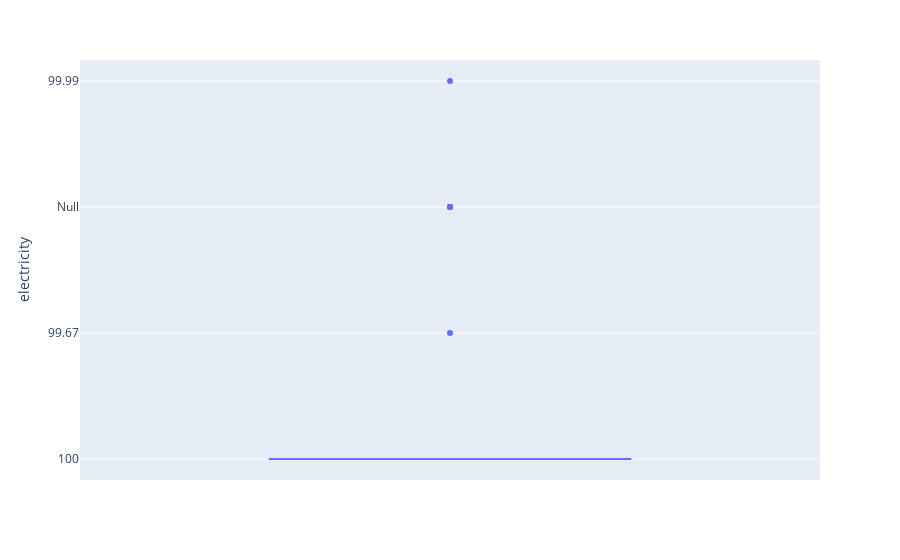

Write notebook code for a chart like this one.
### Code cell
fig = px.box(df, y="electricity")
fig.show()

### Figure 1 — Plotly figure (JSON) as saved in the notebook; plotly's stock layout.template omitted (floating-point values rounded to 4 significant figures)
{"data": [{"alignmentgroup": "True", "hovertemplate": "electricity=%{y}<extra></extra>", "legendgroup": "", "marker": {"color": "#636efa"}, "name": "", "notched": false, "offsetgroup": "", "orientation": "v", "showlegend": false, "type": "box", "x0": " ", "xaxis": "x", "y": ["100", "100", "100", "100", "99.67", "100", "100", "100", "100", "100", "100", "100", "100", "100", "100", "100", "100", "100", "100", "100", "100", "100", "100", "100", "100", "100", "100", "100", "Null", "Null", "Null", "Null", "100", "100", "100", "Null", "100", "99.99", "100"], "y0": " ", "yaxis": "y"}], "layout": {"boxmode": "group", "legend": {"tracegroupgap": 0}, "margin": {"t": 60}, "xaxis": {"anchor": "y", "domain": [0, 1]}, "yaxis": {"anchor": "x", "domain": [0, 1], "title": {"text": "electricity"}}}}
